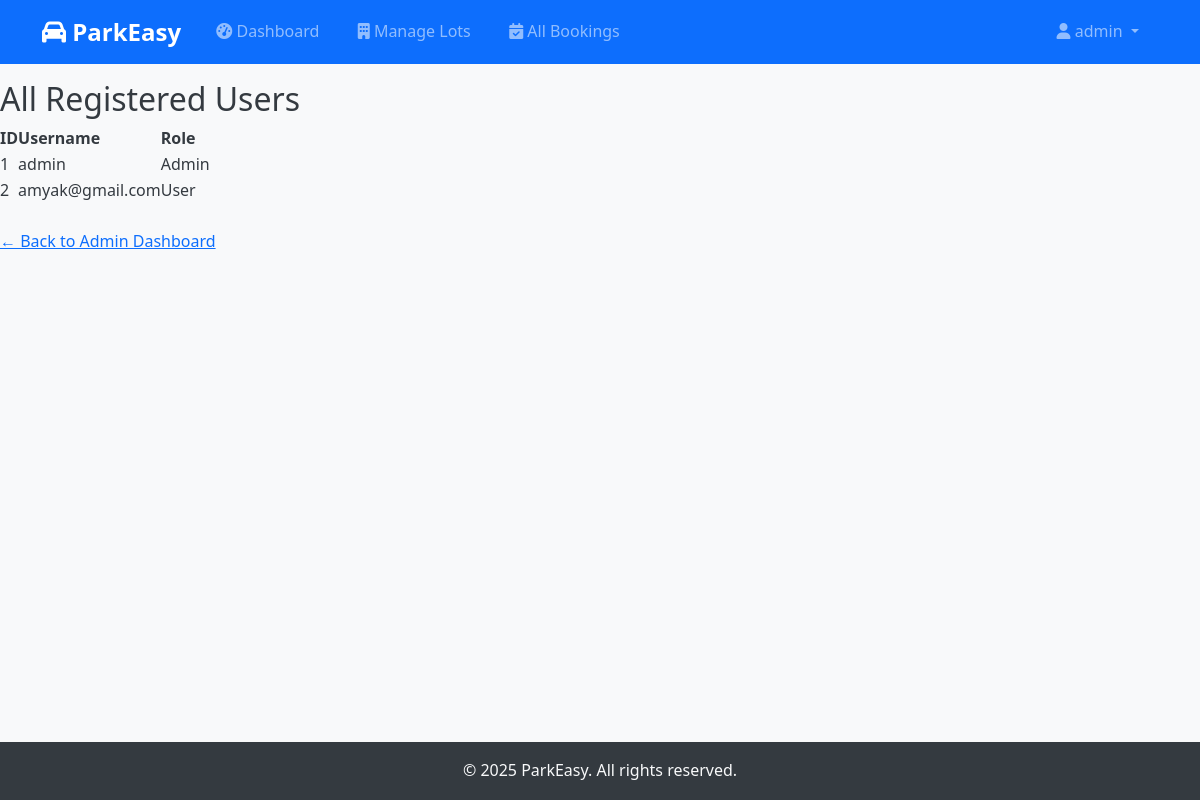
Page /admin/users (signed in) on the committed database.
### tables this page shows
CREATE TABLE users (
            id INTEGER PRIMARY KEY AUTOINCREMENT,
            username TEXT UNIQUE NOT NULL,
            password TEXT NOT NULL,
            is_admin INTEGER DEFAULT 0
        );

### app.py (the view)
@app.route('/admin/users')
def view_users():
    if not session.get('is_admin'):
        flash("Access denied.")
        return redirect('/login')
    conn = sqlite3.connect('database.db')
    cur = conn.cursor()
    cur.execute('SELECT id, username, is_admin FROM users')
    users = cur.fetchall()
    conn.close()
    return render_template('view_users.html', users=users)

### templates/view_users.html (shortened to what this page needs)
{% extends 'base.html' %}
{% block content %}
<h2>All Registered Users</h2>
<table>
    <thead>
        <tr>
            <th>ID</th>
            <th>Username</th>
            <th>Role</th>
        </tr>
    </thead>
    <tbody>
        {% for user in users %}
        <tr>
            <td>{{ user[0] }}</td>
            <td>{{ user[1] }}</td>
            <td>{{ 'Admin' if user[2] else 'User' }}</td>
        </tr>
        {% endfor %}
    </tbody>
</table>
<br>
<a href="/admin/dashboard">← Back to Admin Dashboard</a>
{% endblock %}

### templates/base.html (shortened to what this page needs)
<!DOCTYPE html>
<html lang="en">
<head>
    <link href="https://cdn.jsdelivr.net/npm/bootstrap@5.3.0/dist/css/bootstrap.min.css" rel="stylesheet">
    <link href="https://cdnjs.cloudflare.com/ajax/libs/font-awesome/6.0.0/css/all.min.css" rel="stylesheet">
</head>
<body>
    <nav class="navbar navbar-expand-lg navbar-dark bg-primary fixed-top">
        <div class="container">
            <a class="navbar-brand" href="/">
                <i class="fas fa-car"></i> ParkEasy
            </a>
            <div class="collapse navbar-collapse" id="navbarNav">
                <ul class="navbar-nav me-auto">
                    {% if session.username %}
                        {% if session.is_admin %}
                            <li class="nav-item">
                                <a class="nav-link" href="/admin/dashboard"><i class="fas fa-tachometer-alt"></i> Dashboard</a>
                            </li>
                            <li class="nav-item">
                                <a class="nav-link" href="/admin/lots"><i class="fas fa-building"></i> Manage Lots</a>
                            </li>
                            <li class="nav-item">
                                <a class="nav-link" href="/admin/all_bookings"><i class="fas fa-calendar-check"></i> All Bookings</a>
                            </li>
                        {% endif %}
                    {% endif %}
                </ul>
                <ul class="navbar-nav">
                    {% if session.username %}
                        <li class="nav-item dropdown">
                            <a class="nav-link dropdown-toggle" href="#" id="navbarDropdown" role="button" data-bs-toggle="dropdown">
                                <i class="fas fa-user"></i> {{ session.username }}
                            </a>
                        </li>
                    {% endif %}
                </ul>
            </div>
        </div>
    </nav>
    <main class="main-content">
        {% block content %}{% endblock %}
    </main>
    <footer class="footer mt-auto py-3 bg-dark text-light">
        <div class="container text-center">
            <span>&copy; 2025 ParkEasy. All rights reserved.</span>
        </div>
    </footer>
</body>
</html>

### templates/base.html (style rules this page uses)
:root { --primary-color: #007bff; --secondary-color: #6c757d; --success-color: #28a745; --danger-color: #dc3545; --warning-color: #ffc107; --info-color: #17a2b8; --light-color: #f8f9fa; --dark-color: #343a40; --gradient-bg: linear-gradient(135deg, #667eea 0%, #764ba2 100%); --card-shadow: 0 4px 6px rgba(0, 0, 0, 0.1); --border-radius: 10px; }
* { margin: 0; padding: 0; box-sizing: border-box; }
body { font-family: 'Segoe UI', Tahoma, Geneva, Verdana, sans-serif; line-height: 1.6; color: var(--dark-color); background: var(--light-color); display: flex; flex-direction: column; min-height: 100vh; }
.main-content { flex: 1; padding-top: 80px; padding-bottom: 20px; }
.navbar-brand { font-weight: bold; font-size: 1.5rem; }
.navbar-nav .nav-link { transition: color 0.3s ease; padding: 0.5rem 1rem !important; border-radius: 20px; margin: 0 0.2rem; }
.footer { background: var(--dark-color) !important; margin-top: auto; }

### rows in the picture
users: username "admin", id "1", is_admin "Admin"
users: id "2", username "amyak@gmail.com", is_admin "User"
